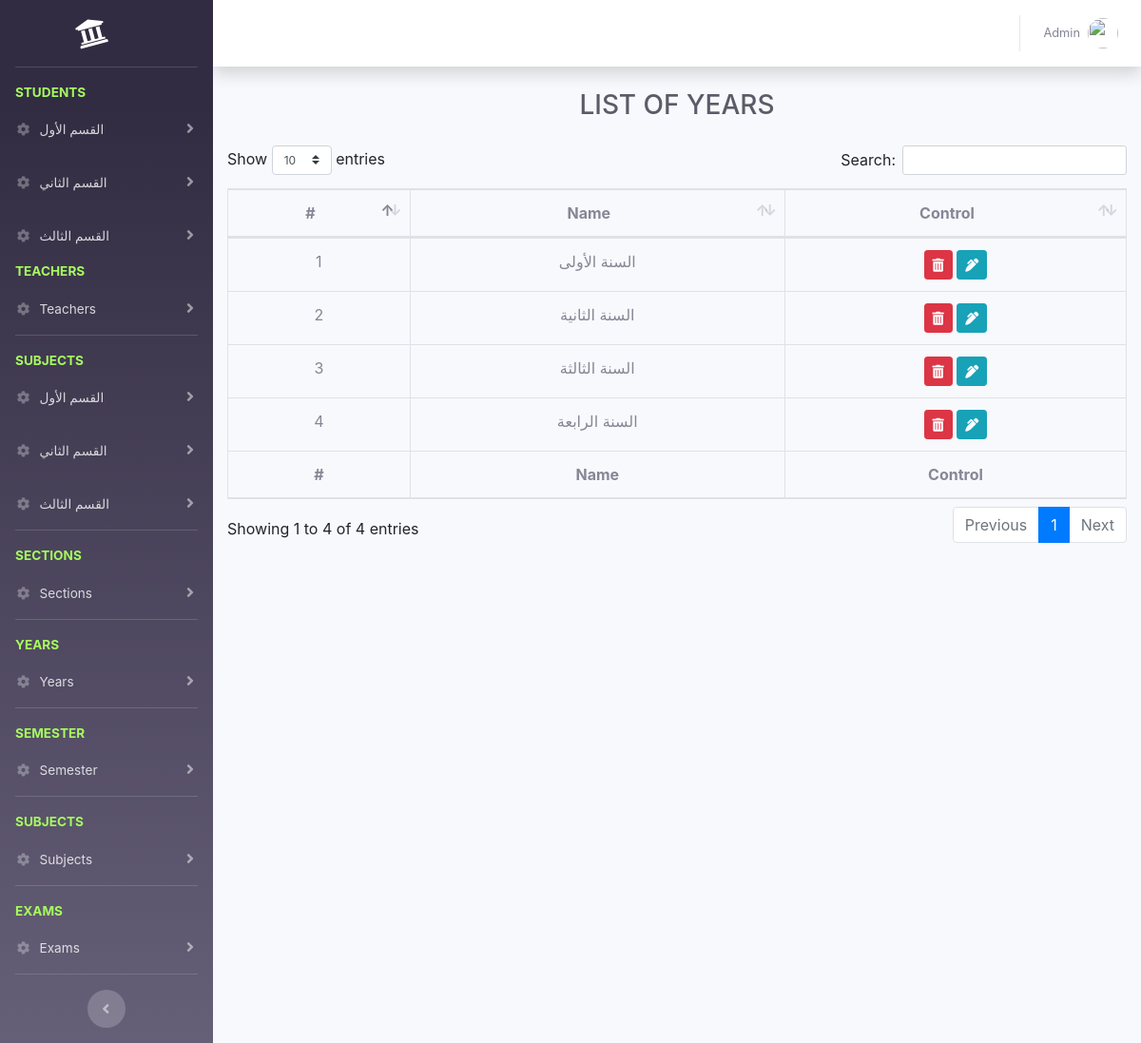
/admins/all-year.php (signed in), run on an earlier commit of the app's database.
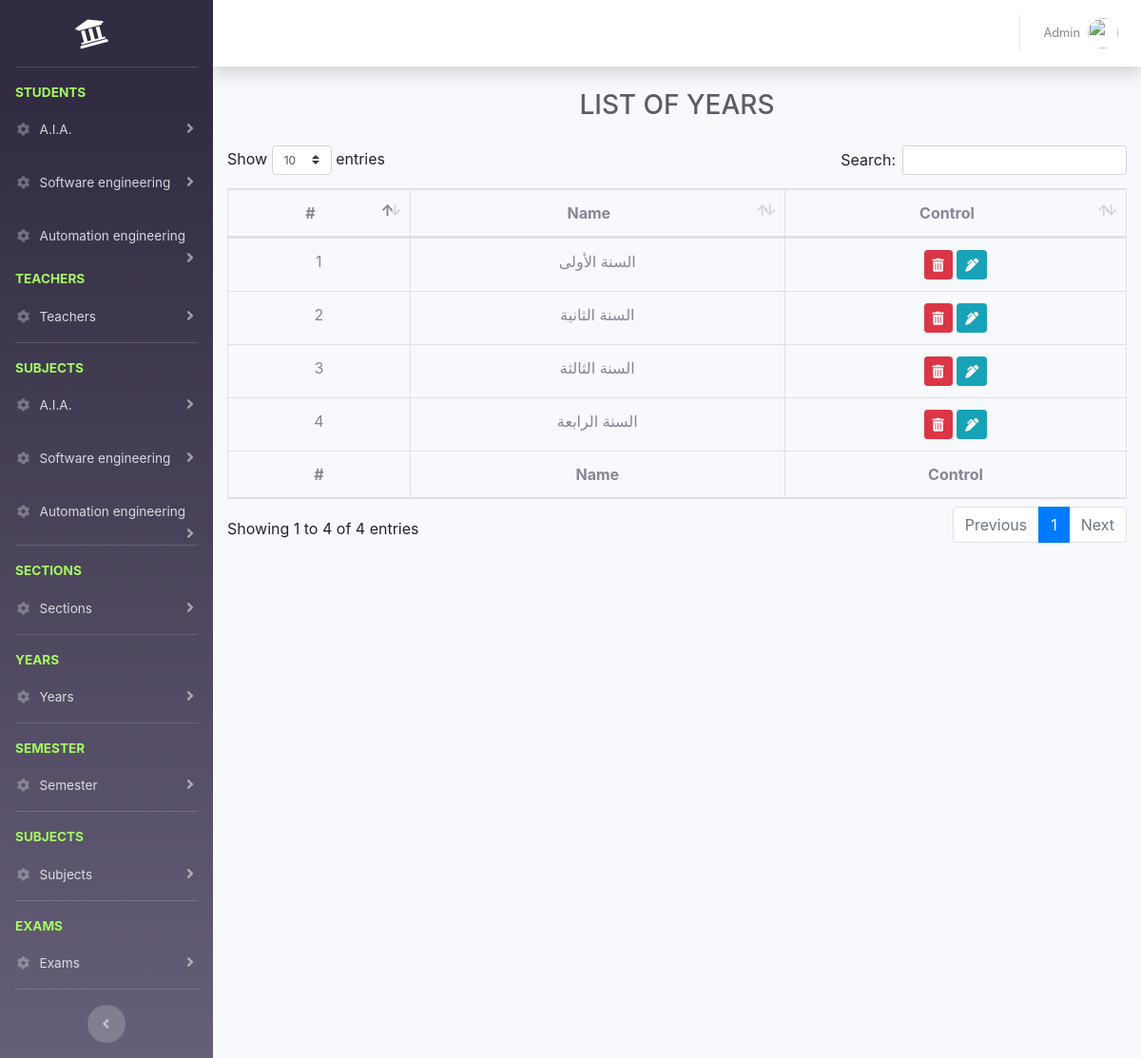
And on a later commit of the database.
### tables this page shows
CREATE TABLE `sections` (
  `id` int(11) NOT NULL,
  `name` varchar(100) NOT NULL,
  `fees` decimal(10,2) NOT NULL
);

CREATE TABLE `years` (
  `id` int(11) NOT NULL,
  `name` varchar(50) NOT NULL
);

### admins/all-year.php (the view, shortened to what the changed rows need)
<?php
require('../connection.php');
include('../layout/header.php');
include('layout/sidebar.php');
$sql = "SELECT * FROM years";
$result = mysqli_query($conn, $sql);
$years = $result->fetch_all(MYSQLI_ASSOC);
?>
<div class="container-fluid">
    <div class="d-sm-flex align-items-center justify-content-between mb-4">
        <h1 class="m-auto h3 mb-0 text-gray-800 text-uppercase">list of years</h1>
    </div>
    <div class="row">
        <div class="col-md-12">
            <table class="table table-bordered years_table">
                <thead>
                <tr class="text-center">
                    <th>#</th>
                    <th>Name</th>
                    <th>Control</th>
                </tr>
                </thead>
                <tbody>
                <?php
                foreach ($years as $section) { ?>
                    <tr class="text-center">
                        <td><?= $section['id']?></td>
                        <td><?= $section['name']?></td>
                        <td>
                            <a href="#" data-toggle="modal" data-target="#delete_modal" data-href="<?=APP?>/controllers/years/delete.php?id=<?=$section['id']?>" class="btn btn-danger btn-sm delete_link"><i class="fa fa-trash-alt"></i></a>
                            <a data-toggle="modal" data-target="#edit_modal" href="#" data-href="<?=APP?>/controllers/years/get_info.php?id=<?=$section['id']?>" class="btn btn-info btn-sm edit_link"><i class="fa fa-pen-alt"></i></a>
                        </td>
                    </tr>
                <?php } ?>
                </tbody>
                <tfoot>
                <tr class="text-center">
                    <th>#</th>
                    <th>Name</th>
                    <th>Control</th>
                </tr>
                </tfoot>
            </table>
        </div>
    </div>
</div>
<?php include('../layout/footer.php');?>

### admins/layout/sidebar.php (shortened to what the changed rows need)
<?php
$sectionsSql = "SELECT  sections.* FROM sections
                    LEFT JOIN section_years on sections.id=section_years.section_id GROUP BY sections.id";
$result = mysqli_query($conn, $sectionsSql);
$sections = $result->fetch_all(MYSQLI_ASSOC);
?>
<div id="wrapper">
      <ul class="navbar-nav bg-gradient-primary sidebar sidebar-dark accordion" id="accordionSidebar">
      <?php
      foreach ($sections as $section) { ?>
          <li class="nav-item">
              <a class="nav-link collapsed" href="#" data-toggle="collapse" data-target="#student_<?=$section['id']?>" aria-expanded="true" aria-controls="collapseProfi">
                  <i class="fas fa-fw fa-cog"></i>
                  <span><?=$section['name']?></span>
              </a>
          </li>
      <?php  } ?>
      <?php
      foreach ($sections as $section) { ?>
          <li class="nav-item">
              <a class="nav-link collapsed" href="#" data-toggle="collapse" data-target="#subject_<?=$section['id']?>" aria-expanded="true" aria-controls="collapseProfi">
                  <i class="fas fa-fw fa-cog"></i>
                  <span><?=$section['name']?></span>
              </a>
          </li>
      <?php  } ?>
      </ul>
      <div id="content-wrapper" class="d-flex flex-column">
        <div id="content">

What changed in the data, as far as the page shows it:
removed sections: name "القسم الأول"
removed sections: name "القسم الثاني"
removed sections: name "القسم الثالث"
added sections: name "A.I.A."
added sections: name "Software engineering"
added sections: name "Automation engineering"
